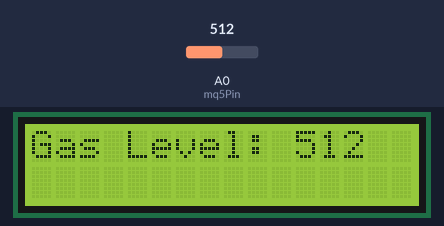
Simulated run of this sketch. Board: Arduino Uno, built with avr-gcc and run on an emulated ATmega328P. On the bench: 16×2 character LCD. Inputs (shaded band) come from the test bench; at power-on: A0 (mq5Pin) = 512.

Above: at 3.2 s.
3.3 s: A0 (mq5Pin) set to 716
At 4.8 s:
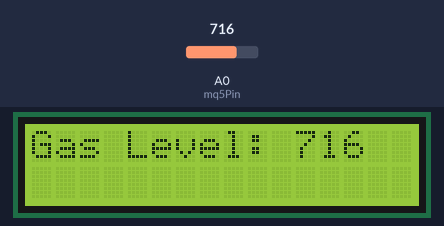
5.5 s: A0 (mq5Pin) set to 900
At 6.5 s:
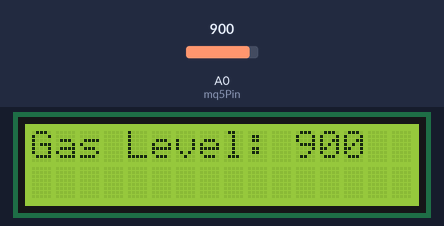
7.5 s: A0 (mq5Pin) set to 1023
At 9.4 s:
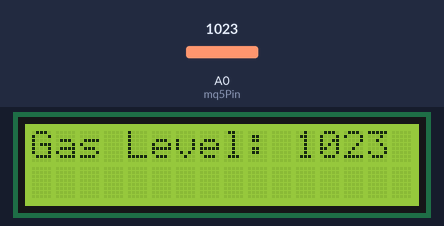
Timing chart, 0 to 10.9 s (numbered marks = the images above; inputs shaded):
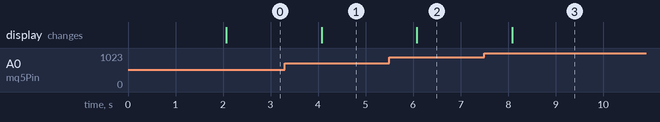

Measured:
- after the input at 3.3 s, the display: changes after 0.77 s (image 1)
- after the input at 5.5 s, the display: changes after 0.58 s (image 2)
- after the input at 7.5 s, the display: changes after 0.58 s (image 3)

The sketch:

Gas_Leak_Detector.ino
```cpp
#include <LiquidCrystal.h>

// Define LCD pins
const int rs = 12, en = 11, d4 = 5, d5 = 4, d6 = 3, d7 = 2;

LiquidCrystal lcd(rs, en, d4, d5, d6, d7);

// MQ-5 sensor pin
const int mq5Pin = A0;

void setup() {
    lcd.begin(16, 2); // Initialize 16x2 LCD
    lcd.print("MQ-5 Gas Sensor");

    pinMode(mq5Pin, INPUT);
    delay(2000);  // Display the message for 2 seconds
    lcd.clear();
}

void loop() {
    int gasValue = analogRead(mq5Pin);  // Read MQ-5 sensor value

    lcd.setCursor(0, 0);
    lcd.print("Gas Level: ");
    lcd.print(gasValue); // Display raw gas sensor value

    delay(1000); // Update every second
}
```
